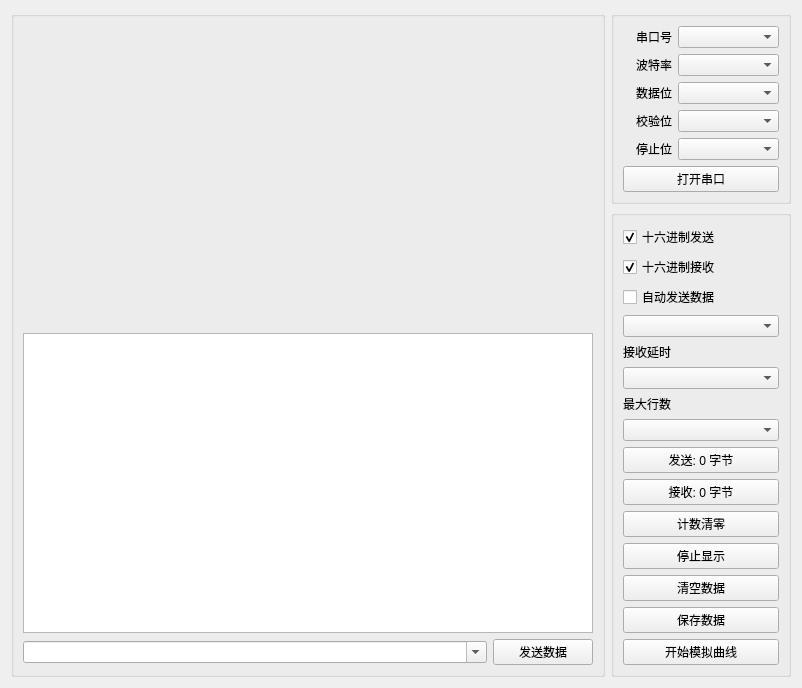
<?xml version="1.0" encoding="UTF-8"?>
<ui version="4.0">
 <class>frmMain</class>
 <widget class="QWidget" name="frmMain">
  <property name="geometry">
   <rect>
    <x>0</x>
    <y>0</y>
    <width>802</width>
    <height>609</height>
   </rect>
  </property>
  <property name="windowTitle">
   <string>串口调试工具带曲线显示版本(QQ:517216493 作者:刘典武)</string>
  </property>
  <layout class="QHBoxLayout" name="horizontalLayout">
   <item>
    <widget class="QGroupBox" name="gboxMain">
     <property name="sizePolicy">
      <sizepolicy hsizetype="Expanding" vsizetype="Preferred">
       <horstretch>0</horstretch>
       <verstretch>0</verstretch>
      </sizepolicy>
     </property>
     <property name="title">
      <string/>
     </property>
     <layout class="QVBoxLayout" name="verticalLayout">
      <item>
       <widget class="QCustomPlot" name="plot" native="true">
        <property name="sizePolicy">
         <sizepolicy hsizetype="Expanding" vsizetype="Expanding">
          <horstretch>0</horstretch>
          <verstretch>0</verstretch>
         </sizepolicy>
        </property>
       </widget>
      </item>
      <item>
       <widget class="QTextEdit" name="txtMain">
        <property name="enabled">
         <bool>true</bool>
        </property>
        <property name="minimumSize">
         <size>
          <width>0</width>
          <height>0</height>
         </size>
        </property>
        <property name="layoutDirection">
         <enum>Qt::LeftToRight</enum>
        </property>
        <property name="autoFillBackground">
         <bool>false</bool>
        </property>
        <property name="styleSheet">
         <string notr="true"/>
        </property>
        <property name="frameShape">
         <enum>QFrame::StyledPanel</enum>
        </property>
        <property name="verticalScrollBarPolicy">
         <enum>Qt::ScrollBarAsNeeded</enum>
        </property>
        <property name="horizontalScrollBarPolicy">
         <enum>Qt::ScrollBarAsNeeded</enum>
        </property>
        <property name="readOnly">
         <bool>true</bool>
        </property>
       </widget>
      </item>
      <item>
       <layout class="QHBoxLayout" name="horizontalLayout_2">
        <item>
         <widget class="QComboBox" name="txtSend">
          <property name="sizePolicy">
           <sizepolicy hsizetype="Preferred" vsizetype="Fixed">
            <horstretch>1</horstretch>
            <verstretch>0</verstretch>
           </sizepolicy>
          </property>
          <property name="styleSheet">
           <string notr="true"/>
          </property>
          <property name="editable">
           <bool>true</bool>
          </property>
         </widget>
        </item>
        <item>
         <widget class="QPushButton" name="btnSend">
          <property name="minimumSize">
           <size>
            <width>100</width>
            <height>0</height>
           </size>
          </property>
          <property name="cursor">
           <cursorShape>PointingHandCursor</cursorShape>
          </property>
          <property name="text">
           <string>发送数据</string>
          </property>
         </widget>
        </item>
       </layout>
      </item>
     </layout>
    </widget>
   </item>
   <item>
    <layout class="QVBoxLayout" name="verticalLayout_3">
     <item>
      <widget class="QGroupBox" name="gbox1">
       <property name="sizePolicy">
        <sizepolicy hsizetype="Minimum" vsizetype="Fixed">
         <horstretch>0</horstretch>
         <verstretch>0</verstretch>
        </sizepolicy>
       </property>
       <property name="minimumSize">
        <size>
         <width>180</width>
         <height>0</height>
        </size>
       </property>
       <property name="title">
        <string/>
       </property>
       <layout class="QGridLayout" name="gridLayout">
        <item row="0" column="0">
         <widget class="QLabel" name="labPortName">
          <property name="text">
           <string>串口号</string>
          </property>
          <property name="alignment">
           <set>Qt::AlignRight|Qt::AlignTrailing|Qt::AlignVCenter</set>
          </property>
         </widget>
        </item>
        <item row="0" column="1">
         <widget class="QComboBox" name="cboxPortName">
          <property name="sizePolicy">
           <sizepolicy hsizetype="Minimum" vsizetype="Fixed">
            <horstretch>0</horstretch>
            <verstretch>0</verstretch>
           </sizepolicy>
          </property>
          <property name="minimumSize">
           <size>
            <width>101</width>
            <height>0</height>
           </size>
          </property>
         </widget>
        </item>
        <item row="1" column="0">
         <widget class="QLabel" name="labBaudRate">
          <property name="text">
           <string>波特率</string>
          </property>
          <property name="alignment">
           <set>Qt::AlignRight|Qt::AlignTrailing|Qt::AlignVCenter</set>
          </property>
         </widget>
        </item>
        <item row="1" column="1">
         <widget class="QComboBox" name="cboxBaudRate">
          <property name="sizePolicy">
           <sizepolicy hsizetype="Minimum" vsizetype="Fixed">
            <horstretch>0</horstretch>
            <verstretch>0</verstretch>
           </sizepolicy>
          </property>
          <property name="minimumSize">
           <size>
            <width>101</width>
            <height>0</height>
           </size>
          </property>
         </widget>
        </item>
        <item row="2" column="0">
         <widget class="QLabel" name="labDataBit">
          <property name="text">
           <string>数据位</string>
          </property>
          <property name="alignment">
           <set>Qt::AlignRight|Qt::AlignTrailing|Qt::AlignVCenter</set>
          </property>
         </widget>
        </item>
        <item row="2" column="1">
         <widget class="QComboBox" name="cboxDataBit">
          <property name="sizePolicy">
           <sizepolicy hsizetype="Minimum" vsizetype="Fixed">
            <horstretch>0</horstretch>
            <verstretch>0</verstretch>
           </sizepolicy>
          </property>
          <property name="minimumSize">
           <size>
            <width>101</width>
            <height>0</height>
           </size>
          </property>
         </widget>
        </item>
        <item row="3" column="0">
         <widget class="QLabel" name="labParity">
          <property name="text">
           <string>校验位</string>
          </property>
          <property name="alignment">
           <set>Qt::AlignRight|Qt::AlignTrailing|Qt::AlignVCenter</set>
          </property>
         </widget>
        </item>
        <item row="3" column="1">
         <widget class="QComboBox" name="cboxParity">
          <property name="sizePolicy">
           <sizepolicy hsizetype="Minimum" vsizetype="Fixed">
            <horstretch>0</horstretch>
            <verstretch>0</verstretch>
           </sizepolicy>
          </property>
          <property name="minimumSize">
           <size>
            <width>101</width>
            <height>0</height>
           </size>
          </property>
         </widget>
        </item>
        <item row="4" column="0">
         <widget class="QLabel" name="labStopBit">
          <property name="text">
           <string>停止位</string>
          </property>
          <property name="alignment">
           <set>Qt::AlignRight|Qt::AlignTrailing|Qt::AlignVCenter</set>
          </property>
         </widget>
        </item>
        <item row="4" column="1">
         <widget class="QComboBox" name="cboxStopBit">
          <property name="sizePolicy">
           <sizepolicy hsizetype="Minimum" vsizetype="Fixed">
            <horstretch>0</horstretch>
            <verstretch>0</verstretch>
           </sizepolicy>
          </property>
          <property name="minimumSize">
           <size>
            <width>101</width>
            <height>0</height>
           </size>
          </property>
         </widget>
        </item>
        <item row="5" column="0" colspan="2">
         <widget class="QPushButton" name="btnOpen">
          <property name="cursor">
           <cursorShape>PointingHandCursor</cursorShape>
          </property>
          <property name="text">
           <string>打开串口</string>
          </property>
         </widget>
        </item>
       </layout>
      </widget>
     </item>
     <item>
      <widget class="QGroupBox" name="gbox3">
       <property name="sizePolicy">
        <sizepolicy hsizetype="Minimum" vsizetype="Preferred">
         <horstretch>0</horstretch>
         <verstretch>0</verstretch>
        </sizepolicy>
       </property>
       <property name="minimumSize">
        <size>
         <width>180</width>
         <height>0</height>
        </size>
       </property>
       <property name="title">
        <string/>
       </property>
       <layout class="QVBoxLayout" name="verticalLayout_2">
        <property name="leftMargin">
         <number>9</number>
        </property>
        <property name="topMargin">
         <number>9</number>
        </property>
        <property name="rightMargin">
         <number>9</number>
        </property>
        <property name="bottomMargin">
         <number>9</number>
        </property>
        <item>
         <widget class="QCheckBox" name="ckHexSend">
          <property name="text">
           <string>十六进制发送</string>
          </property>
          <property name="checked">
           <bool>true</bool>
          </property>
         </widget>
        </item>
        <item>
         <widget class="QCheckBox" name="ckHexReceive">
          <property name="text">
           <string>十六进制接收</string>
          </property>
          <property name="checked">
           <bool>true</bool>
          </property>
         </widget>
        </item>
        <item>
         <widget class="QCheckBox" name="ckIsAutoSend">
          <property name="text">
           <string>自动发送数据</string>
          </property>
         </widget>
        </item>
        <item>
         <widget class="QComboBox" name="cboxInterval"/>
        </item>
        <item>
         <widget class="QLabel" name="labSleepTime">
          <property name="text">
           <string>接收延时</string>
          </property>
         </widget>
        </item>
        <item>
         <widget class="QComboBox" name="cboxSleepTime"/>
        </item>
        <item>
         <widget class="QLabel" name="labMaxCount">
          <property name="text">
           <string>最大行数</string>
          </property>
         </widget>
        </item>
        <item>
         <widget class="QComboBox" name="cboxMaxCount"/>
        </item>
        <item>
         <widget class="QPushButton" name="btnSendCount">
          <property name="text">
           <string>发送: 0 字节</string>
          </property>
         </widget>
        </item>
        <item>
         <widget class="QPushButton" name="btnReceiveCount">
          <property name="text">
           <string>接收: 0 字节</string>
          </property>
         </widget>
        </item>
        <item>
         <widget class="QPushButton" name="btnClearCount">
          <property name="sizePolicy">
           <sizepolicy hsizetype="Minimum" vsizetype="Preferred">
            <horstretch>0</horstretch>
            <verstretch>0</verstretch>
           </sizepolicy>
          </property>
          <property name="cursor">
           <cursorShape>PointingHandCursor</cursorShape>
          </property>
          <property name="text">
           <string>计数清零</string>
          </property>
         </widget>
        </item>
        <item>
         <widget class="QPushButton" name="btnStopShow">
          <property name="sizePolicy">
           <sizepolicy hsizetype="Minimum" vsizetype="Preferred">
            <horstretch>0</horstretch>
            <verstretch>0</verstretch>
           </sizepolicy>
          </property>
          <property name="cursor">
           <cursorShape>PointingHandCursor</cursorShape>
          </property>
          <property name="text">
           <string>停止显示</string>
          </property>
         </widget>
        </item>
        <item>
         <widget class="QPushButton" name="btnClearAll">
          <property name="sizePolicy">
           <sizepolicy hsizetype="Minimum" vsizetype="Preferred">
            <horstretch>0</horstretch>
            <verstretch>0</verstretch>
           </sizepolicy>
          </property>
          <property name="cursor">
           <cursorShape>PointingHandCursor</cursorShape>
          </property>
          <property name="text">
           <string>清空数据</string>
          </property>
         </widget>
        </item>
        <item>
         <widget class="QPushButton" name="btnSave">
          <property name="sizePolicy">
           <sizepolicy hsizetype="Minimum" vsizetype="Preferred">
            <horstretch>0</horstretch>
            <verstretch>0</verstretch>
           </sizepolicy>
          </property>
          <property name="cursor">
           <cursorShape>PointingHandCursor</cursorShape>
          </property>
          <property name="text">
           <string>保存数据</string>
          </property>
         </widget>
        </item>
        <item>
         <widget class="QPushButton" name="btnPlot">
          <property name="cursor">
           <cursorShape>PointingHandCursor</cursorShape>
          </property>
          <property name="text">
           <string>开始模拟曲线</string>
          </property>
         </widget>
        </item>
        <item>
         <spacer name="verticalSpacer">
          <property name="orientation">
           <enum>Qt::Vertical</enum>
          </property>
          <property name="sizeHint" stdset="0">
           <size>
            <width>20</width>
            <height>40</height>
           </size>
          </property>
         </spacer>
        </item>
       </layout>
      </widget>
     </item>
    </layout>
   </item>
  </layout>
 </widget>
 <customwidgets>
  <customwidget>
   <class>QCustomPlot</class>
   <extends>QWidget</extends>
   <header location="global">qcustomplot.h</header>
   <container>1</container>
  </customwidget>
 </customwidgets>
 <resources/>
 <connections/>
</ui>
